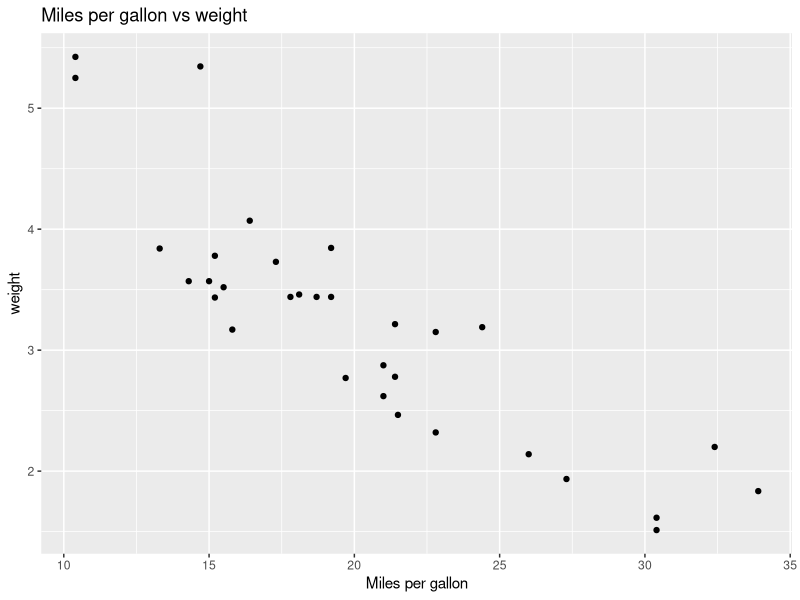

The R source for this figure:
  library(ggplot2)
  ggplot(mtcars, aes (x = mpg, y = wt))+geom_point() + ggtitle("Miles per gallon vs weight")+ labs(y="weight", x= "Miles per gallon")